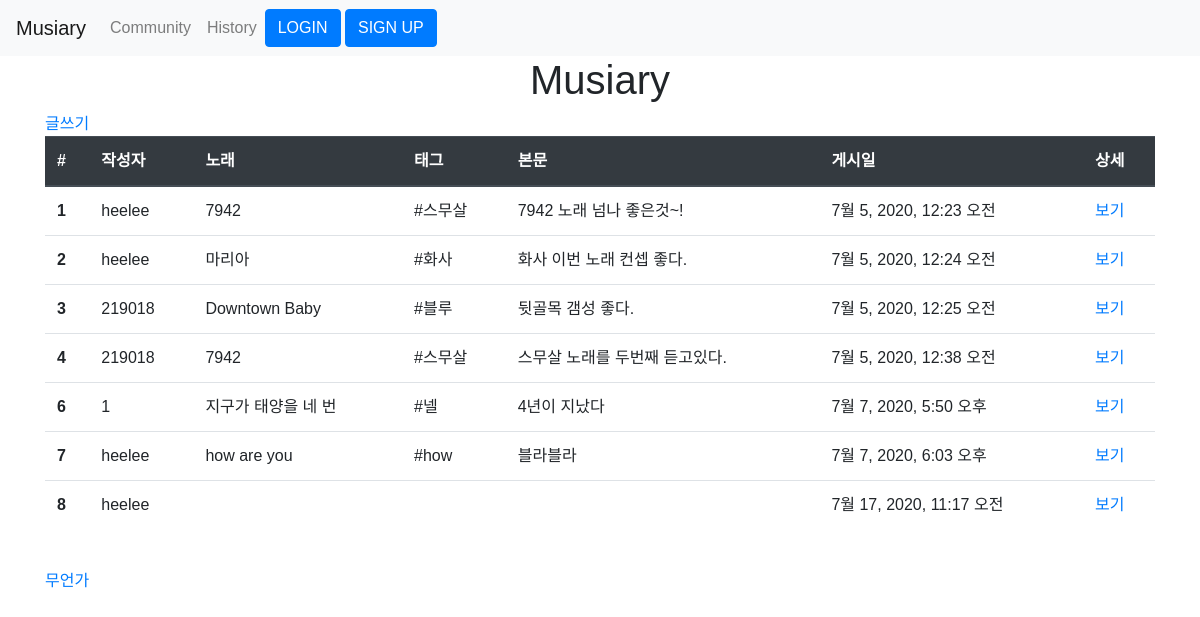
/posts/, run on the app's committed database.
### posts/models.py (models this page shows, shortened)
class Post(models.Model):
    user = models.ForeignKey(User, on_delete=models.CASCADE, null=True)
    song = models.CharField(max_length=100)
    tag = models.CharField(max_length=100)
    body = models.TextField()
    created_at = models.DateTimeField()
    liked_users = models.ManyToManyField(User, related_name='liked_posts')

### posts/views.py (the view)
# urls.py: path('', views.index, name="index"),
def index(request):
    posts = Post.objects.all()
    context = { 'posts': posts }
    return render(request, 'posts/index.html', context)

### posts/templates/posts/index.html
{% extends 'base.html' %}
{% load static %}
{% block style %}
    <link rel="stylesheet" href="{% static 'posts/style.css' %}" type="text/css" />
{% endblock %}
{% block content %}
    <div class="container">
        <h1>Musiary</h1>
        <a href="{% url 'posts:new' %}">글쓰기</a>
        {% if posts %}
            <table class="table">
                <thead class="thead-dark">
                    <tr>
                        <th>#</th>
                        <th>작성자</th>
                        <th>노래</th>
                        <th>태그</th>
                        <th>본문</th>
                        <th>게시일</th>
                        <th>상세</th>
                    </tr>
                </thead>
                <tbody>
                    {% for post in posts %}
                        <tr>
                            <th>{{ post.id }}</th>
                            <td>{{ post.user.get_username }}</td>
                            <td>{{ post.song }}</td>
                            <td>{{ post.tag }}</td>
                            <td>{{ post.body }}</td>
                            <td>{{ post.created_at }}</td>
                            <td><a href="{% url 'posts:detail' post.id %}">보기</a></td>
                        </tr>
                    {% endfor %}
                </tbody>
            </table>
        {% else %}
            <p>No posts.</p>
        {% endif %}
        <br>
        <a href="{% url 'posts:pafy_video' %}">무언가</a>
    </div>
{% endblock %}

### templates/base.html (shortened to what this page needs)
{% load static %}
<!DOCTYPE html>
<html>
    <head>
        <link rel="stylesheet" href="{% static 'style.css' %}" type="text/css" />
        <link rel="stylesheet" href="https://stackpath.bootstrapcdn.com/bootstrap/4.5.0/css/bootstrap.min.css">
        {% block style %}
        {% endblock %}
    </head>
    <body>
        <nav class="navbar navbar-expand-lg navbar-light bg-light">
            <a class="navbar-brand" href="{% url 'posts:index' %}">Musiary</a>
            <div class="collapse navbar-collapse" id="navbarNavAltMarkup">
            <div class="navbar-nav">
                <a class="nav-item nav-link" href="#">Community</a>
                <a class="nav-item nav-link" href="#">History</a>
            </div>
            {% if user.is_authenticated %}
                <div id="logintab">
                    <form action="{% url 'accounts:logout' %}" method="POST">
                        {% csrf_token %}
                        {{ user.get_username }}님 환영합니다.
                        <button type="submit" class="btn btn-primary">LOGOUT</button>
                    </form>
                </div>
            {% else %}
                <div id="logintab">
                    <a href="{% url 'accounts:login' %}">
                        <button type="button" class="btn btn-primary">LOGIN</button>
                    </a>
                    <a href="{% url 'accounts:sign_up' %}">
                        <button type="button" class="btn btn-primary">SIGN UP</button>
                    </a>
                </div>
            {% endif %}
        </nav>
        {% block content %}
        {% endblock %}
    </body>
</html>

### static/style.css (style rules this page uses)
* { margin: 0px; padding: 0px; box-sizing: border-box; font-family: 'Noto Sans KR', sans-serif; }
h1 { font-family: 'Noto Sans KR', sans-serif; text-align: center; }
#logintab { text-align: center; }

### data on the page
Post: id "1", user.get_username "heelee", song "7942", tag "#스무살", body "7942 노래 넘나 좋은것~!", created_at "7월 5, 2020, 12:23 오전"
Post: id "2", user.get_username "heelee", song "마리아", tag "#화사", body "화사 이번 노래 컨셉 좋다.", created_at "7월 5, 2020, 12:24 오전"
Post: id "3", user.get_username "219018", song "Downtown Baby", tag "#블루", body "뒷골목 갬성 좋다.", created_at "7월 5, 2020, 12:25 오전"
Post: id "4", user.get_username "219018", song "7942", tag "#스무살", body "스무살 노래를 두번째 듣고있다.", created_at "7월 5, 2020, 12:38 오전"
Post: id "6", user.get_username "1", song "지구가 태양을 네 번", tag "#넬", body "4년이 지났다", created_at "7월 7, 2020, 5:50 오후"
Post: id "7", user.get_username "heelee", song "how are you", tag "#how", body "블라블라", created_at "7월 7, 2020, 6:03 오후"
Post: id "8", user.get_username "heelee", created_at "7월 17, 2020, 11:17 오전"
